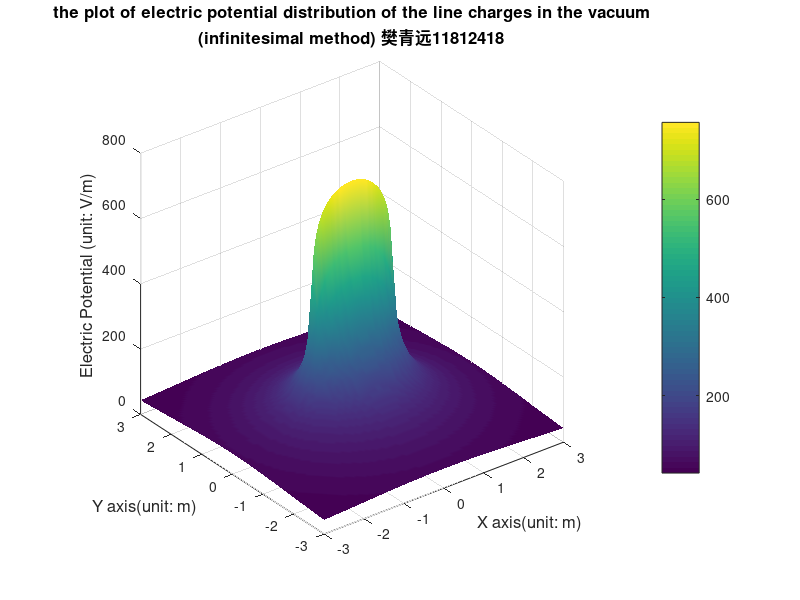
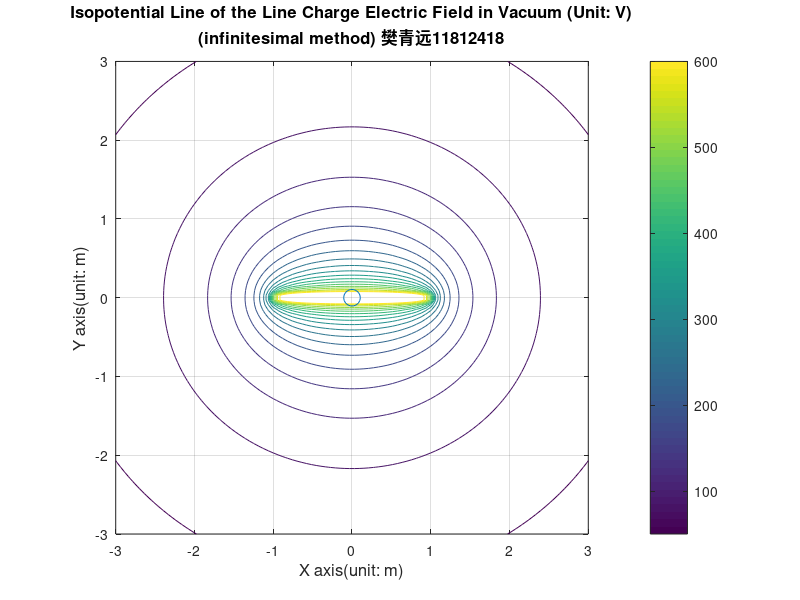
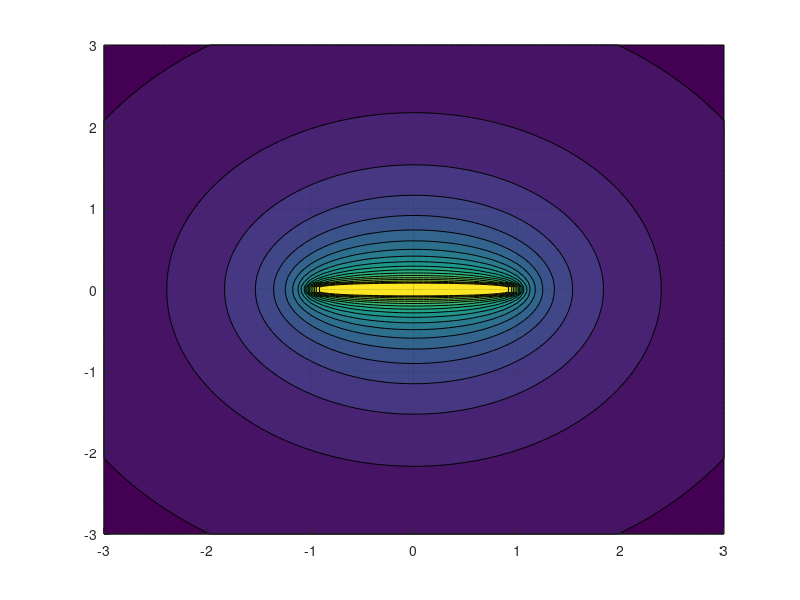

Recreate these plots in MATLAB, in order. (Note: this script raises an error after producing the figures.)
tic;
clear;% clear all variables in memory
clc;% Clear the contents of the command window
%% define
k=9e9; % set electrostatic constant
xm=3;% Set the range of the field in x direction
ym=3;% Set the range of the field in y direction
segments=100; %set the segment
EF_density=10e-9;
L_length=2;
tiles=100;
Q=(L_length/segments)*EF_density;

%define the func
EF_func = @(x,X0,Y0) k*(EF_density./sqrt((x-X0).^2+Y0.^2));

x=linspace(-xm,xm,tiles);% evenly divide the x axis into 100 segments
y=linspace(-ym,ym,tiles);% evenly divide the y axis into 100 segments
[X,Y]=meshgrid(x,y);  % To form the coordinates of each point in the field.
sumV=zeros(tiles,tiles);
summV=zeros(tiles,tiles);

for x1 = -1:(L_length/segments):1
y1=0; %define the location of the charges
R1=sqrt((X-x1).^2+(Y-y1).^2); % calculate the distance between each point and the source charge (the origin).
V1=k*Q./R1; %calculate the electric potential
sumV = sumV + V1;

end
toc;

%% part1

figure1 = figure;%define figure
surf(X,Y,sumV);
shading interp; %disable the grid
colormap default; %set the colour map
hold on;
title({'the plot of electric potential distribution of the line charges in the vacuum';'(infinitesimal method) 樊青远11812418'}, 'fontsize',12);
pbaspect([1 1 1]);
xlabel('X axis(unit: m)','fontsize',12);% label the x axis
ylabel('Y axis(unit: m)','fontsize',12);% label the y axis
zlabel('Electric Potential (unit: V/m)','fontsize',12); %label the z axis
colorbar;
saveas(figure1,'../fig/B1.jpg');

%% part2

Tmax=max(max(sumV)); %find the maximum potential value
Tmin=min(min(sumV)); %find the maximum potential value
Vmin=20; % set the minimum potential value for a family of equipotential lines
Vmax=600; % set the maxmium potential value for a family of equipotential lines
Veq=linspace(Vmin,Vmax,20); % set the potential for 10 equipotential lines
figure1 = figure;%define figure
contour(X,Y,sumV,Veq);  % plot 10 equipotential lines
grid on;  % form a grid  % hold the plot
hold on;
plot(0,0,'o', 'MarkerSize',12) % plot a charge at the origin
title({'Isopotential Line of the Line Charge Electric Field in Vacuum (Unit: V)';'(infinitesimal method) 樊青远11812418'}, 'fontsize',12);
pbaspect([1 1 1]);
xlabel('X axis(unit: m)','fontsize',12);% label the x axis
ylabel('Y axis(unit: m)','fontsize',12);% label the y axis
colorbar;
hold off;
saveas(figure1,'../fig/B2.jpg');

%% part3
[Ex,Ey]=gradient(-sumV); % Calculation of two components of Electric Field intensity at each Point in the Field
del_theta=10; % Set the angle difference between adjacent field lines;
theta=(0:del_theta:360).*pi/180; % express the angle into radian
% difine the start of the electric field line
x1=-1;
y1=0;
x2=1;
y2=0;
xs = -1.2:0.15:1.2;
L = length(xs);
ys = 0.15 .* ones(L,1);
xs2 = -1.2:0.2:1.2;
L = length(xs2);
ys2 = -0.15 .* ones(L,1);

figure1 = figure;%define figure
hold on   % hold the plot
grid on;
contourf(X,Y,sumV,Veq);   % plot 100 equipotential lines
h=streamline(X,Y,Ex,Ey,xs,ys); % generate the field lines?
set(h,'linewidth',2,'color',[1 1 1]);
h=streamline(X,Y,Ex,Ey,xs2,ys2); % generate the field lines?
set(h,'linewidth',2,'color',[1 1 1]);

plot(0,0,'o', 'MarkerSize',12) % plot the point charge at the origin
title({' Isopotential Line and Power Line of the Line Charge Electric Field in vacuum';...
    'Unit: V';'(infinitesimal method) 樊青远11812418'} , 'fontsize',12);
pbaspect([1 1 1]);
xlabel('X axis(unit: m)','fontsize',12);% label the x axis
ylabel('Y axis(unit: m)','fontsize',12);% label the y axis
colorbar;
%xlim([-0.03 0.03]); % set the limit of axis
%ylim([-0.03 0.03]); % set the limit of axis
saveas(figure1,'../fig/B3.jpg');

%% part4
E=sqrt(Ex.^2+Ey.^2); % calculate the magnitude of electric field magnitude at each point.
Ex=Ex./E;
Ey=Ey./E;   % normalize the magnitude of the electric field
figure1 = figure;%define figure
hold on
index1 = 5 : 5 : 95;
index2 = index1;
p1 = X(index1, index2); p2 = Y(index1, index2);
% scaling of electric field lines: unit length
p3 = Ex(index1, index2)./(E(index1,index2));
p4 = Ey(index1, index2)./(E(index1,index2));
% no scaling of electric field lines
%  p3 = Ex(index1, index2); p4 = Ey(index1, index2);
contourf(X,Y,sumV,Veq);% plot the equipotential lines
h = quiver(p1,p2,p3,p4,'autoscalefactor',0.5);
set(h,'color',[1 1 1],'linewidth',1.2)

pbaspect([1 1 1]);
title({'Equipotential lines and electric field lines of'; 'the Line Charge Electric Field in vacuum';...
    'Unit: V';'(infinitesimal method) 樊青远11812418'} , 'fontsize',12);
xlabel('X axis(unit: m)','fontsize',12);% label the x axis
ylabel('Y axis(unit: m)','fontsize',12);% label the y axis
colorbar; %enable colour bar
saveas(figure1,'../fig/B4.jpg');
%% Saving MAT
sumV_infinitesimal = sumV;
save('../var/sumV_infinitesimal.mat','sumV_infinitesimal');


